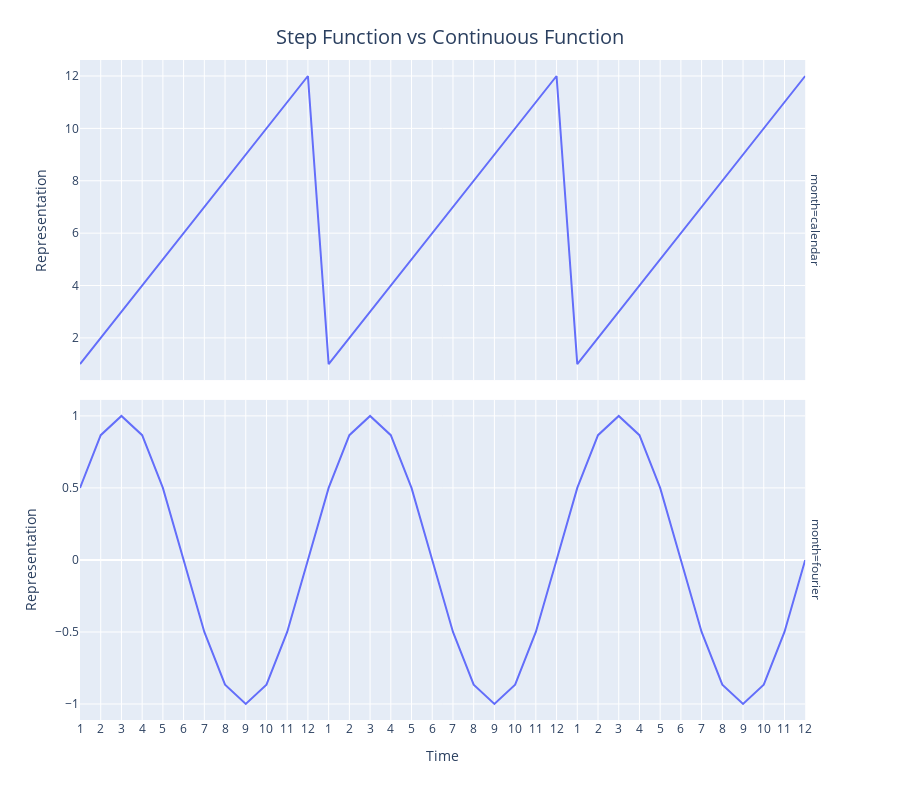

The cell this chart's notebook holds for it:
### Code cell
fig = px.line(plot_df, x="index", y="Representation", facet_row="month")
fig.update_layout(
    autosize=False,
    width=900,
    height=800,
    title_text="Step Function vs Continuous Function",
    title={"x": 0.5, "xanchor": "center", "yanchor": "top"},
    titlefont={"size": 20},
    legend_title=None,
    # yaxis=dict(
    #     # title_text=ylabel,
    #     # titlefont=dict(size=12),
    # ),
    xaxis=dict(
        title_text="Time",
        # titlefont=dict(size=12),
    ),
)
fig.update_yaxes(matches=None)
fig.update_xaxes(
    ticktext=np.arange(1, 13).tolist() * 3,
    tickvals=np.arange(len(plot_df)) + 1,
)
fig.write_image(f"imgs/chapter_6/fourier.png")
fig.show()

### Figure 1 — Plotly figure (JSON) as saved in the notebook; plotly's stock layout.template omitted (floating-point values rounded to 4 significant figures)
{"data": [{"hovertemplate": "month=calendar<br>index=%{x}<br>Representation=%{y}<extra></extra>", "legendgroup": "", "line": {"color": "#636efa", "dash": "solid"}, "marker": {"symbol": "circle"}, "mode": "lines", "name": "", "orientation": "v", "showlegend": false, "type": "scatter", "x": [1, 2, 3, 4, 5, 6, 7, 8, 9, 10, 11, 12, 13, 14, 15, 16, 17, 18, 19, 20, 21, 22, 23, 24, 25, 26, 27, 28, 29, 30, 31, 32, 33, 34, 35, 36], "xaxis": "x2", "y": [1, 2, 3, 4, 5, 6, 7, 8, 9, 10, 11, 12, 1, 2, 3, 4, 5, 6, 7, 8, 9, 10, 11, 12, 1, 2, 3, 4, 5, 6, 7, 8, 9, 10, 11, 12], "yaxis": "y2"}, {"hovertemplate": "month=fourier<br>index=%{x}<br>Representation=%{y}<extra></extra>", "legendgroup": "", "line": {"color": "#636efa", "dash": "solid"}, "marker": {"symbol": "circle"}, "mode": "lines", "name": "", "orientation": "v", "showlegend": false, "type": "scatter", "x": [1, 2, 3, 4, 5, 6, 7, 8, 9, 10, 11, 12, 13, 14, 15, 16, 17, 18, 19, 20, 21, 22, 23, 24, 25, 26, 27, 28, 29, 30, 31, 32, 33, 34, 35, 36], "xaxis": "x", "y": [0.5, 0.866, 1, 0.866, 0.5, 1.225e-16, -0.5, -0.866, -1, -0.866, -0.5, -2.449e-16, 0.5, 0.866, 1, 0.866, 0.5, 1.225e-16, -0.5, -0.866, -1, -0.866, -0.5, -2.449e-16, 0.5, 0.866, 1, 0.866, 0.5, 1.225e-16, -0.5, -0.866, -1, -0.866, -0.5, -2.449e-16], "yaxis": "y"}], "layout": {"annotations": [{"font": {}, "showarrow": false, "text": "month=fourier", "textangle": 90, "x": 0.98, "xanchor": "left", "xref": "paper", "y": 0.2425, "yanchor": "middle", "yref": "paper"}, {"font": {}, "showarrow": false, "text": "month=calendar", "textangle": 90, "x": 0.98, "xanchor": "left", "xref": "paper", "y": 0.7575, "yanchor": "middle", "yref": "paper"}], "autosize": false, "height": 800, "legend": {"title": {}, "tracegroupgap": 0}, "margin": {"t": 60}, "title": {"font": {"size": 20}, "text": "Step Function vs Continuous Function", "x": 0.5, "xanchor": "center", "yanchor": "top"}, "width": 900, "xaxis": {"anchor": "y", "domain": [0, 0.98], "ticktext": [1, 2, 3, 4, 5, 6, 7, 8, 9, 10, 11, 12, 1, 2, 3, 4, 5, 6, 7, 8, 9, 10, 11, 12, 1, 2, 3, 4, 5, 6, 7, 8, 9, 10, 11, 12], "tickvals": [1, 2, 3, 4, 5, 6, 7, 8, 9, 10, 11, 12, 13, 14, 15, 16, 17, 18, 19, 20, 21, 22, 23, 24, 25, 26, 27, 28, 29, 30, 31, 32, 33, 34, 35, 36, 37, 38, 39, 40, 41, 42, 43, 44, 45, 46, 47, 48, 49, 50, 51, 52, 53, 54, 55, 56, 57, 58, 59, 60, 61, 62, 63, 64, 65, 66, 67, 68, 69, 70, 71, 72], "title": {"text": "Time"}}, "xaxis2": {"anchor": "y2", "domain": [0, 0.98], "matches": "x", "showticklabels": false, "ticktext": [1, 2, 3, 4, 5, 6, 7, 8, 9, 10, 11, 12, 1, 2, 3, 4, 5, 6, 7, 8, 9, 10, 11, 12, 1, 2, 3, 4, 5, 6, 7, 8, 9, 10, 11, 12], "tickvals": [1, 2, 3, 4, 5, 6, 7, 8, 9, 10, 11, 12, 13, 14, 15, 16, 17, 18, 19, 20, 21, 22, 23, 24, 25, 26, 27, 28, 29, 30, 31, 32, 33, 34, 35, 36, 37, 38, 39, 40, 41, 42, 43, 44, 45, 46, 47, 48, 49, 50, 51, 52, 53, 54, 55, 56, 57, 58, 59, 60, 61, 62, 63, 64, 65, 66, 67, 68, 69, 70, 71, 72]}, "yaxis": {"anchor": "x", "domain": [0, 0.485], "title": {"text": "Representation"}}, "yaxis2": {"anchor": "x2", "domain": [0.515, 1], "title": {"text": "Representation"}}}}
